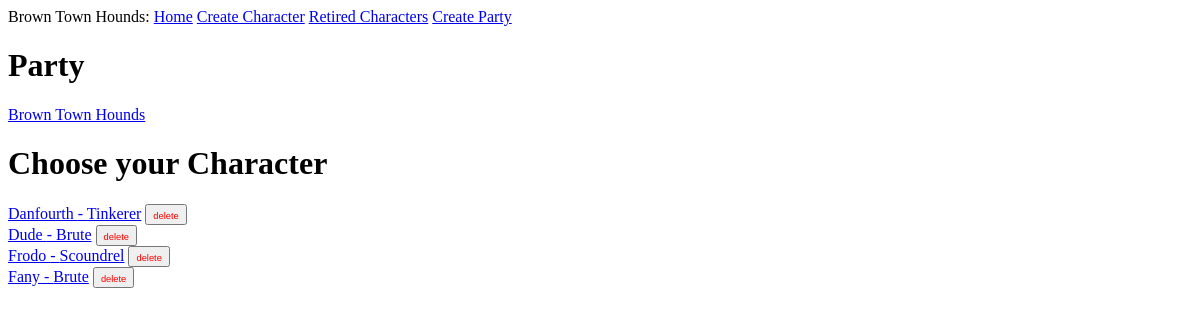
The page /index on the database as committed earlier.
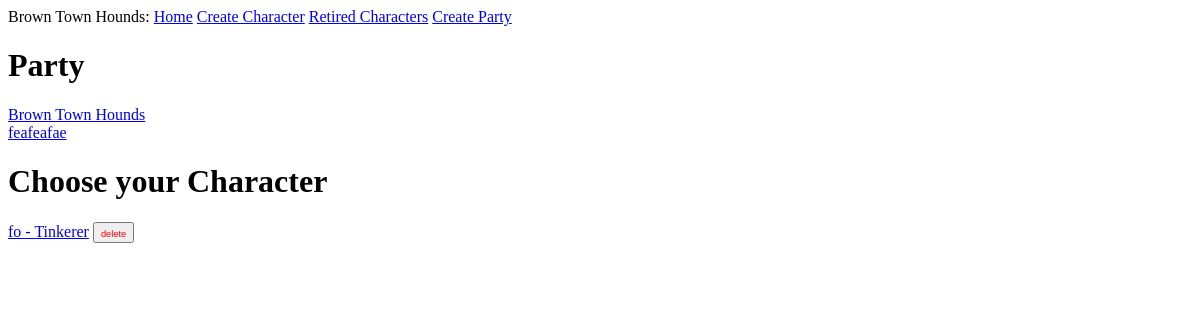
The same page on the database as committed later.
### app/models.py (models this page shows, shortened)
class Party(db.Model):
    id: so.Mapped[int] = so.mapped_column(primary_key=True)
    name: so.Mapped[str] = so.mapped_column(sa.String(64), index=True,
                                                unique=True)
    location: so.Mapped[str] = so.mapped_column(sa.String(64), index=True,
                                                unique=True, nullable=True)
    reputation: so.Mapped[int] = so.mapped_column(sa.Integer, index=True, default=0)
    notes: so.WriteOnlyMapped['PartyNotes'] = so.relationship(back_populates='party', cascade="all, delete", passive_deletes=True)
    achievements: so.WriteOnlyMapped['PartyAchievements'] = so.relationship(back_populates='party', cascade="all, delete", passive_deletes=True)

class Character(db.Model):
    id: so.Mapped[int] = so.mapped_column(primary_key=True)
    name: so.Mapped[str] = so.mapped_column(sa.String(64), index=True,
                                                unique=True)
    level: so.Mapped[int] = so.mapped_column(sa.Integer, index=True, default=1)
    xp: so.Mapped[int] = so.mapped_column(sa.Integer, index=True, default=0)
    gold: so.Mapped[int] = so.mapped_column(sa.Integer, index=True, default=0)
    perk_points: so.Mapped[int] = so.mapped_column(sa.Integer, index=True, default=0)
    class_id: so.Mapped[int] = so.mapped_column(sa.ForeignKey(Class.id),
                                               index=True)
    char_perk: so.Mapped[list["Character_Perk"]] = so.relationship(back_populates='character', cascade="all, delete")
    class_name: so.Mapped[Class] = so.relationship(back_populates='characters')
    notes: so.WriteOnlyMapped['Notes'] = so.relationship(back_populates='character', cascade="all, delete", passive_deletes=True)

class Class(db.Model):
    id: so.Mapped[int] = so.mapped_column(primary_key=True)
    name: so.Mapped[str] = so.mapped_column(sa.String(64), index=True,
                                                unique=True)
    class_perks: so.Mapped[list["Class_Perk"]] = so.relationship(back_populates="class_")
    characters: so.Mapped[list["Character"]] = so.relationship(back_populates='class_name')
    retired_characters: so.Mapped[list["RetiredCharacter"]] = so.relationship(back_populates='class_name')

### app/routes.py (the view, shortened to what this page needs)
@app.route('/')
@app.route('/index', methods=['GET', 'POST'])
def index():
    get_characters = sa.select(Character) #Selecting the Character class to get list of characters from DB
    get_parties = sa.select(Party)
    characters = db.session.scalars(get_characters).all() #storing existing DB entries from Character table
    parties = db.session.scalars(get_parties).all()
    return render_template('index.html', title='Home', characters=characters, parties=parties) #passing this new dictionary ^ to the index.html page. on that page, they will be displayed.

### app/templates/index.html
{% extends "base.html" %}
{% block content %}
    <h1>Party</h1>
    {% for party in parties %}
    <a href="{{ url_for('party', party_name=party.name) }}">{{ party.name }}</a><br>
    {% endfor %}
    <h1>Choose your Character</h1>
    {% for character in characters %}
        <a href="{{ url_for('character', character=character.name) }}">{{ character.name }} - {{ character.class_name.name }}</a>
            <form action="" method="post" style="display:inline;">
                <button type="submit" name="delete_char_id" value="{{ character.id }}"><span style="font-size: 0.7em; color: red; border: none;">delete</span></button>
            </form><br>
    {% endfor %}
{% endblock %}

Rows that differ between the two databases and show on the page:
removed Character: name "Dude", class_name.name "Brute", {{ character.id }} 2 (drawn)
removed Character: name "Frodo", class_name.name "Scoundrel", {{ character.id }} 3 (drawn)
removed Character: name "Fany", class_name.name "Brute", {{ character.id }} 4 (drawn)
added Party: name "feafeafae"
changed Character "Tinkerer": name "Danfourth" → "fo"
